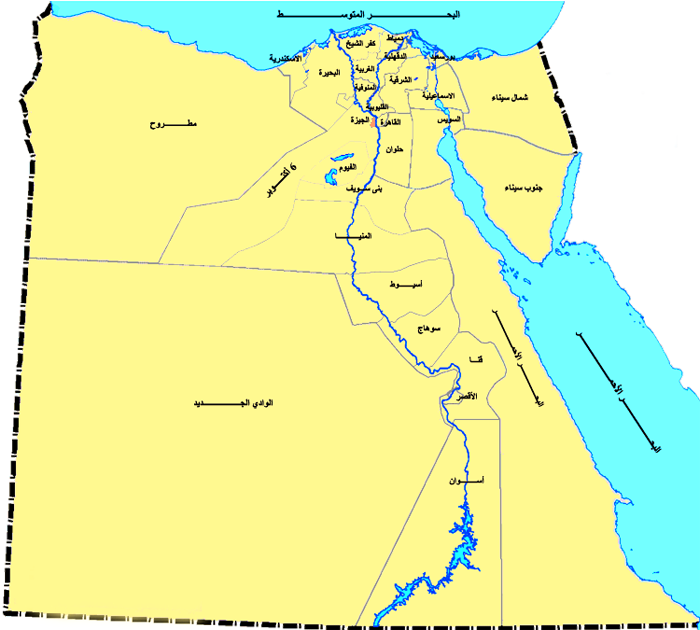
#> input picture Egypt.png, 700 x 630 px
$ python tmp.py
#> lines starting #> are read from the running program, lines starting #| are printed output that depends on the picture
import matplotlib.pyplot as plt
import matplotlib.image as mpimg
import numpy as np

points = [(135, 234), (152, 535), (453, 124)]
image_path = 'Egypt.png'
image = mpimg.imread(image_path)
#> image is the input picture: shape (630, 700, 3) float32; mean R, G, B 0.891, 0.949, 0.677

# Create a new plot
fig, (ax1, ax2) = plt.subplots(1, 2, figsize=(10, 8))

# Display the image
ax1.imshow(image)

# Customize the plot
ax1.set_title('Egypt')
ax1.set_xlabel('X Label')
ax1.set_ylabel('Y Label')

x, y = [i[0] for i in points], [i[1]for i in points]
colors = plt.cm.viridis(np.linspace(0, 1, len(x)))

for i in range(len(x) - 1):
    ax1.plot(x[i:i+2], y[i:i+2], color=colors[i])
ax1.plot([x[-1], x[0]], [y[-1], y[0]], color=colors[len(x) - 1])
ax1.scatter(x, y, c=colors, cmap='viridis')

text = []
for i in range(len(x)):
    if i == 0:
        s = [f"Start point: {x[0]}", i]

    elif i != len(x) - 1:
        s = [f"from {x[0]} to {x[1]}", i]

    else:
        s = [f"from {x[0]} to the start point {x[1]}", i]
    text.append(s)

ax2.axis('off')
table = ax2.table(cellText=text, colLabels=['Start Point', 'Destination'], cellLoc='center', loc='center')
table.auto_set_font_size(False)
table.set_fontsize(10)
table.scale(1.2, 1.2)

plt.tight_layout()
plt.show()
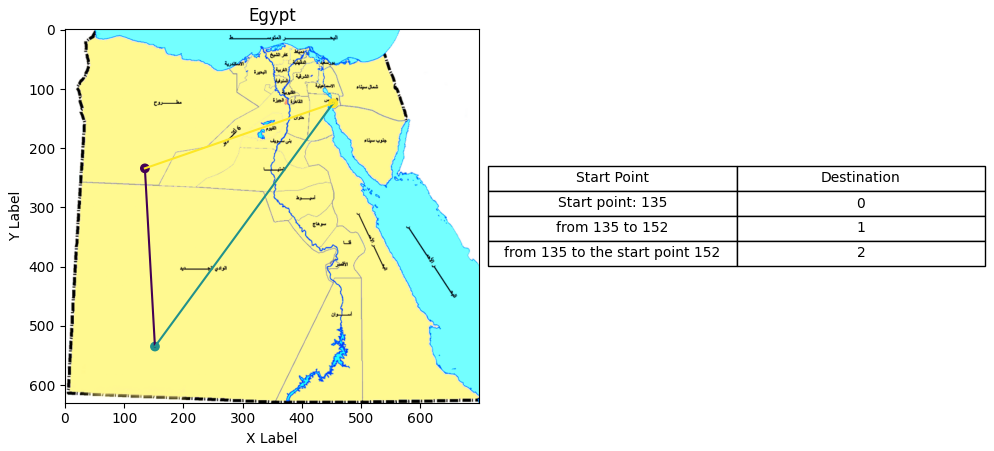
#> figure drawn by matplotlib, 1 panel
